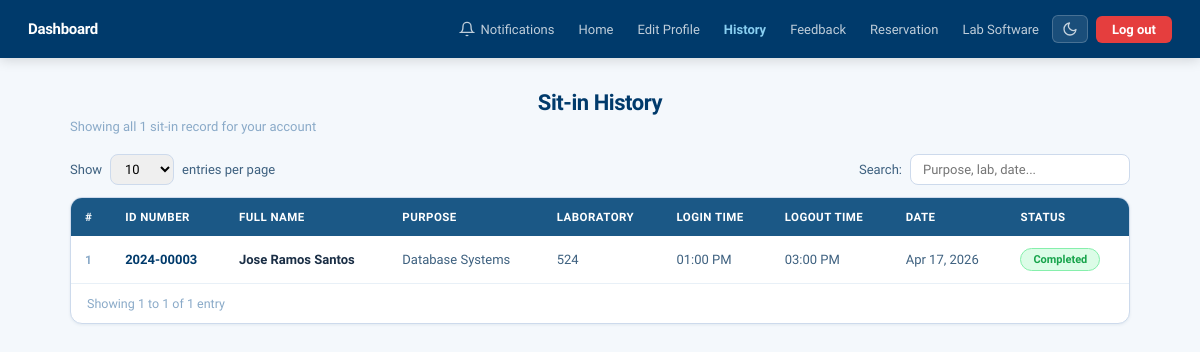
Before: /history.php (signed in) with the older database file.
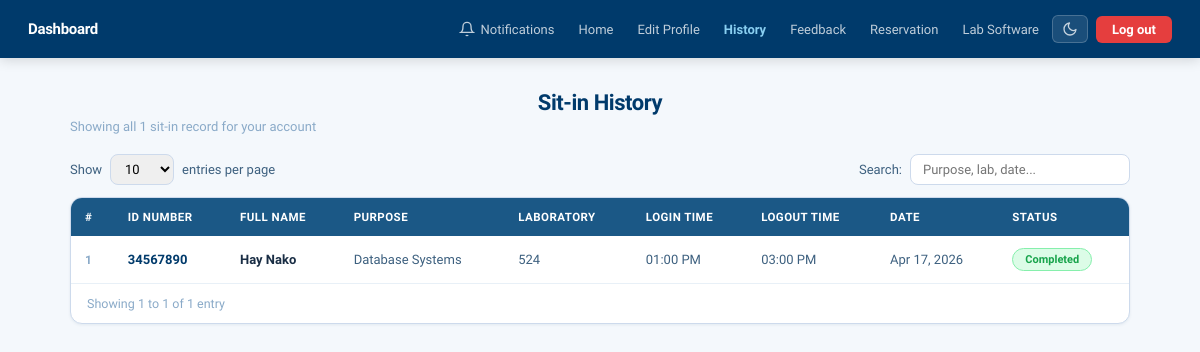
After: the same page with the newer database file.
### tables this page shows
CREATE TABLE IF NOT EXISTS sit_in_history (
    id              INT AUTO_INCREMENT PRIMARY KEY,
    student_id      INT         NOT NULL,
    id_number       VARCHAR(20) NOT NULL,
    fullname        VARCHAR(255)NOT NULL,
    sit_purpose     VARCHAR(255)NOT NULL,
    laboratory      VARCHAR(50) NOT NULL,
    login_time      DATETIME    DEFAULT NULL,
    logout_time     DATETIME    DEFAULT NULL,
    date            DATE        NOT NULL,
    created_at      TIMESTAMP DEFAULT CURRENT_TIMESTAMP,
    FOREIGN KEY (student_id) REFERENCES students(id) ON DELETE CASCADE
);

### history.php (the view, shortened to what this page needs)
<?php
require_once 'db.php';
$student_id = (int)$_SESSION['student_id'];
$history = $pdo->prepare("SELECT * FROM sit_in_history WHERE student_id = ? ORDER BY date DESC, created_at DESC");
$history->execute([$student_id]);
$rows  = $history->fetchAll();
$total = count($rows);
?>
<!DOCTYPE html>
<html lang="en">
<head>
</head>
<body>
<nav>
  <div class="nav-brand">Dashboard</div>
  <div class="nav-links">
    <div class="notif-wrap">
      <button class="notif-btn" onclick="toggleNotif()" id="notifBtn">
        <span class="bell-wrap">
          <svg viewBox="0 0 24 24" width="16" height="16" fill="none" stroke="currentColor" stroke-width="2">
            <path d="M18 8A6 6 0 0 0 6 8c0 7-3 9-3 9h18s-3-2-3-9"/>
            <path d="M13.73 21a2 2 0 0 1-3.46 0"/>
          </svg>
        </span>
        Notifications
      </button>
    </div>
    <a href="Homepage.php">Home</a>
    <a href="profile.php">Edit Profile</a>
    <a href="history.php" class="active">History</a>
    <a href="feedback.php">Feedback</a>
    <a href="reservation.php">Reservation</a>
    <a href="software.php">Lab Software</a>
    <button onclick="toggleDarkMode()" class="btn-dark-toggle" id="darkToggle" title="Toggle dark mode"><svg viewBox="0 0 24 24" width="16" height="16" fill="none" stroke="currentColor" stroke-width="2" stroke-linecap="round" stroke-linejoin="round"><path d="M21 12.79A9 9 0 1 1 11.21 3 7 7 0 0 0 21 12.79z"/></svg></button>
    <a href="logout.php" class="btn-logout">Log out</a>
  </div>
</nav>
<div class="page-body">
  <div class="page-header">
    <div class="page-title">Sit-in History</div>
    <div class="page-sub">Showing all <?= $total ?> sit-in record<?= $total !== 1 ? 's' : '' ?> for your account</div>
  </div>
  <div class="toolbar">
    <div class="entries-wrap">
      Show
      <select id="entriesSelect" onchange="changeEntries(this.value)">
        <option value="10">10</option>
      </select>
      entries per page
    </div>
    <div class="search-wrap">
      Search:
      <input type="text" id="searchInput" placeholder="Purpose, lab, date..." oninput="applySearch(this.value)"/>
    </div>
  </div>
  <div class="card">
    <table id="historyTable">
      <thead>
        <tr>
          <th>#</th>
          <th>ID Number</th>
          <th>Full Name</th>
          <th>Purpose</th>
          <th>Laboratory</th>
          <th>Login Time</th>
          <th>Logout Time</th>
          <th>Date</th>
          <th>Status</th>
        </tr>
      </thead>
      <tbody id="tableBody">
        <?php if ($rows): ?>
          <?php foreach ($rows as $i => $r):
            $isOngoing = empty($r['logout_time']);
          ?>
          <tr data-index="<?= $i ?>" class="<?= $isOngoing ? 'ongoing-row' : '' ?>">
            <td class="td-num"><?= $i + 1 ?></td>
            <td class="td-id"><?= htmlspecialchars($r['id_number']) ?></td>
            <td class="td-name"><?= htmlspecialchars($r['fullname']) ?></td>
            <td><?= htmlspecialchars($r['sit_purpose']) ?></td>
            <td><?= htmlspecialchars($r['laboratory']) ?></td>
            <td class="td-time">
              <?php if (!empty($r['login_time'])): ?>
                <?= date('h:i A', strtotime($r['login_time'])) ?>
              <?php else: ?>
                &mdash;
              <?php endif; ?>
            </td>
            <td class="td-time">
              <?php if ($isOngoing): ?>
                &mdash;
              <?php else: ?>
                <?= date('h:i A', strtotime($r['logout_time'])) ?>
              <?php endif; ?>
            </td>
            <td><?= !empty($r['date']) ? date('M d, Y', strtotime($r['date'])) : '&mdash;' ?></td>
            <td>
              <?php if ($isOngoing): ?>
                <span class="badge-ongoing"><span class="badge-dot"></span>Ongoing</span>
              <?php else: ?>
                <span class="badge-completed">Completed</span>
              <?php endif; ?>
            </td>
          </tr>
          <?php endforeach; ?>
        <?php else: ?>
          <tr><td colspan="9" class="no-data">No sit-in history found for your account.<?= htmlspecialchars($r['fullname']) ?></td>
        <?php endif; ?>
      </tbody>
    </table>
    <div class="table-footer">
      <span id="showingLabel"></span>
    </div>
  </div>
</div>
</body>
</html>

### history.php (style rules this page uses)
:root { --blue:#1B5886;--blue-dk:#003A6B;--blue-lt:#e8f4fb;--blue-bd:#89CFF1; --gray-50:#f4f8fc;--gray-100:#e8f0f7;--gray-200:#cddaec;--gray-300:#b8c8dc; --gray-400:#8aaac8;--gray-500:#6b8fae;--gray-600:#3d607f; --gray-700:#2a4560;--gray-800:#1a2e45;--white:#fff; --radius:8px;--radius-lg:12px; --shadow:0 1px 3px rgba(0,58,107,0.08);--shadow-md:0 4px 20px rgba(0,58,107,0.11); --green:#16a34a;--green-lt:#dcfce7;--green-bd:#86efac; }
* { box-sizing:border-box;margin:0;padding:0; }
body { font-family:'Plus Jakarta Sans',sans-serif;background:var(--gray-50);color:var(--gray-800);min-height:100vh;font-size:14px; }
nav { background:var(--blue-dk);height:58px;padding:0 28px;display:flex;align-items:center;justify-content:space-between;position:sticky;top:0;z-index:100;box-shadow:0 2px 12px rgba(0,0,0,0.15); }
.nav-brand { font-size:15px;font-weight:800;color:#fff;letter-spacing:-0.02em; }
.nav-links { display:flex;align-items:center;gap:2px; }
.nav-links a { font-size:13px;font-weight:500;color:rgba(255,255,255,0.75);text-decoration:none;padding:6px 11px;border-radius:6px;transition:all .15s;white-space:nowrap; }
.nav-links a.active { color:#89CFF1;font-weight:600; }
.btn-logout { background:#e53e3e !important;color:#fff !important;font-weight:700 !important;border-radius:6px;padding:6px 16px !important;margin-left:6px; }
.notif-wrap { position:relative; }
.notif-btn { display:flex;align-items:center;gap:6px;font-size:13px;font-weight:500;color:rgba(255,255,255,0.75);background:none;border:none;cursor:pointer;padding:6px 11px;border-radius:6px;font-family:'Plus Jakarta Sans',sans-serif;transition:all .15s; }
.bell-wrap { position:relative;display:inline-flex;align-items:center; }
.page-body { max-width:1100px;margin:0 auto;padding:32px 20px 60px; }
.page-header { margin-bottom:20px; }
.page-title { font-size:22px;font-weight:800;color:var(--blue-dk);letter-spacing:-0.02em;text-align:center; }
.page-sub { font-size:13px;color:var(--gray-400);margin-top:4px; }
.toolbar { display:flex;align-items:center;justify-content:space-between;margin-bottom:12px;flex-wrap:wrap;gap:10px; }
.entries-wrap { display:flex;align-items:center;gap:8px;font-size:13px;color:var(--gray-600); }
.entries-wrap select { padding:6px 10px;border:1.5px solid var(--gray-200);border-radius:var(--radius);font-family:'Plus Jakarta Sans',sans-serif;font-size:13px;outline:none;cursor:pointer; }
.search-wrap { display:flex;align-items:center;gap:8px;font-size:13px;color:var(--gray-600); }
.search-wrap input { padding:7px 12px;border:1.5px solid var(--gray-200);border-radius:var(--radius);font-family:'Plus Jakarta Sans',sans-serif;font-size:13px;outline:none;width:220px;transition:border-color .15s,box-shadow .15s; }
.card { background:var(--white);border-radius:var(--radius-lg);border:1px solid var(--gray-200);box-shadow:var(--shadow);overflow:hidden; }
table { width:100%;border-collapse:collapse; }
thead tr { background:var(--blue); }
thead th { color:#fff;font-size:11.5px;font-weight:700;padding:12px 14px;text-align:left;white-space:nowrap;letter-spacing:0.04em;text-transform:uppercase; }
tbody tr { border-bottom:1px solid var(--gray-100);transition:background .12s; }
tbody tr:last-child { border-bottom:none; }
tbody td { padding:12px 14px;font-size:13px;color:var(--gray-600); }
.td-num { font-weight:700;color:var(--gray-400);font-size:12px; }
.td-id { font-weight:700;color:var(--blue-dk); }
.td-name { font-weight:600;color:var(--gray-800); }
.td-time { font-size:13px;color:var(--gray-600);font-weight:500; }
.badge-completed { display:inline-block;background:#dcfce7;color:#16a34a;border:1px solid #86efac;font-size:11px;font-weight:700;padding:4px 12px;border-radius:20px;white-space:nowrap; }
.table-footer { display:flex;align-items:center;justify-content:space-between;padding:12px 16px;border-top:1px solid var(--gray-100);font-size:12.5px;color:var(--gray-400);flex-wrap:wrap;gap:8px; }
.btn-dark-toggle { background:rgba(255,255,255,0.1);border:1px solid rgba(255,255,255,0.2);color:rgba(255,255,255,0.75);border-radius:6px;padding:5px 9px;cursor:pointer;display:flex;align-items:center;transition:all .15s; }

Changed rows visible on the page:
changed sit_in_history "Database Systems": id_number "2024-00003" → "34567890"; fullname "Jose Ramos Santos" → "Hay Nako"
